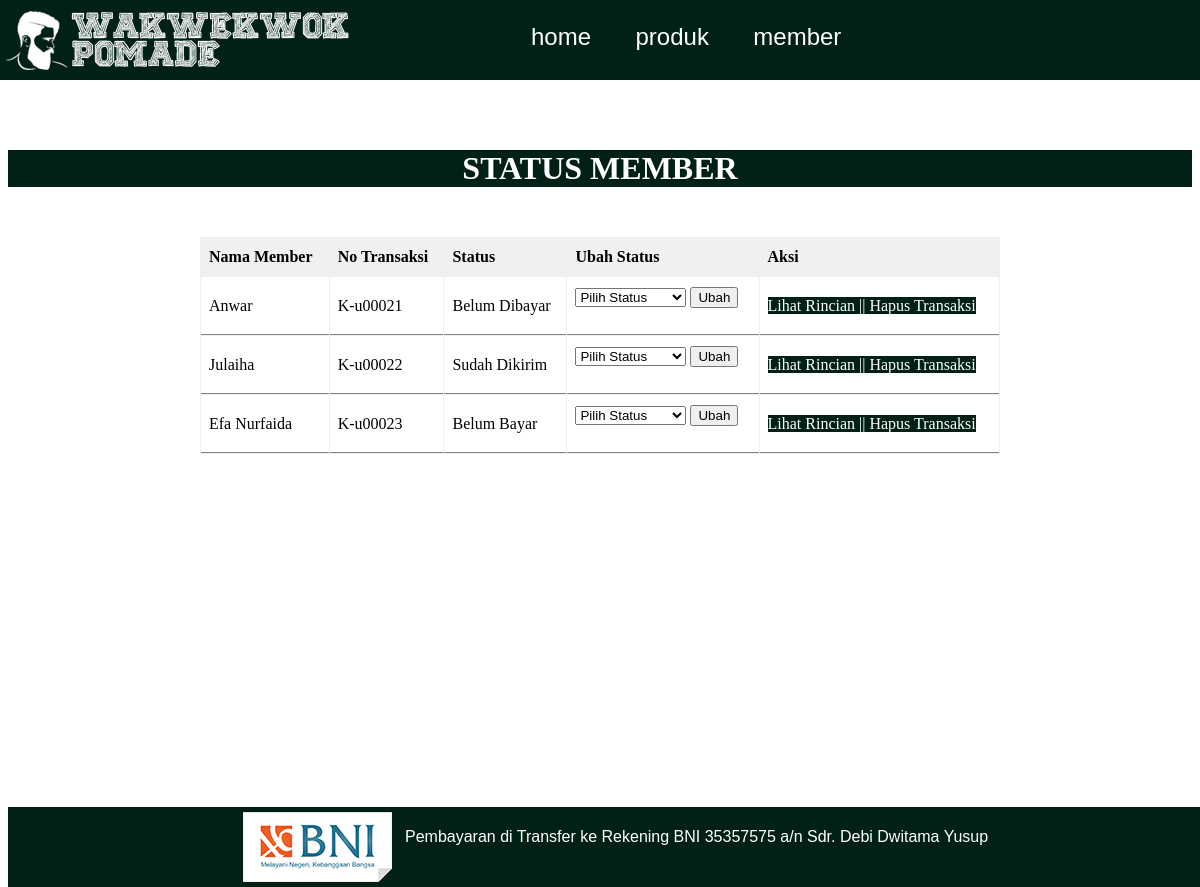
/statusmember.php (signed in), run on the app's committed database.
### tables this page shows
CREATE TABLE IF NOT EXISTS `keranjang` (
  `idKeranjang` varchar(50) NOT NULL,
  `Column 2` varchar(50) NOT NULL,
  `idUser` varchar(50) NOT NULL,
  `idSession` text,
  `status` varchar(50) DEFAULT 'Belum Bayar',
  PRIMARY KEY (`idKeranjang`),
  KEY `FK_keranjang_user` (`idUser`),
  CONSTRAINT `FK_keranjang_user` FOREIGN KEY (`idUser`) REFERENCES `user` (`idUser`) ON DELETE CASCADE ON UPDATE CASCADE
);

CREATE TABLE IF NOT EXISTS `user` (
  `idUser` varchar(50) NOT NULL,
  `nama` varchar(50) DEFAULT NULL,
  `telp` varchar(50) DEFAULT NULL,
  `alamat` varchar(300) DEFAULT NULL,
  `email` varchar(50) DEFAULT NULL,
  `username` varchar(50) DEFAULT NULL,
  `password` varchar(50) DEFAULT NULL,
  PRIMARY KEY (`idUser`)
);

### statusmember.php (the view, shortened to what this page needs)
<?php
include('headeradmin.php');
?>
<?php
include_once("connection.php");
echo "<div style=\"margin-top:150px;text-align:center;background-color:#012118;color:white\">"	;
	echo "<h1>STATUS MEMBER</h1>";
echo "</div>";
     	echo "<div class='container'>";
		  echo "<table id=\"keranjang\" cellpadding=\"10\" cellspacing=\"1\">
		<tr>
			<th>Nama Member</th>
			<th>No Transaksi</th>
			<th>Status</th>
			<th>Ubah Status</th>
			<th>Aksi</th>
		</tr>";
		         $result = mysqli_query($mysqli, "SELECT nama,idKeranjang,status from user,keranjang WHERE user.idUser = keranjang.idUser");
                 while($dt = mysqli_fetch_array($result, MYSQLI_ASSOC)) {
		echo "<tr>
				<td>$dt[nama]</td>
				<td>$dt[idKeranjang]</td>
				<td>$dt[status]</td>
				<td> <form action=\"statusmember.php?idKeranjang=$dt[idKeranjang]\" method=\"post\">
						 <select name=\"status\">
						 <option value=\"\">Pilih Status</option>
						 <option value=\"Belum Dibayar\">Belum Dibayar</option>
						 <option value=\"Sudah Dibayar\">Sudah Dibayar</option>
						 <option value=\"Sudah Dikirim\">Sudah Dikirim</option>
						 </select>
						 <input type=\"submit\" name=\"ubah\" value=\"Ubah\">
					</form> </td>
				<td><a href=\"detailmember.php?idKeranjang=$dt[idKeranjang]&nama=$dt[nama]\">Lihat Rincian |</a><a href=\"hapustransaksi.php?idKeranjang=$dt[idKeranjang]\" confirm('Anda yakin ingin menghapus?>| Hapus Transaksi</a></td>
			</tr>";
		}
              echo "</table>";
                echo "</div>";
include('footeradmin.php');
?>
</body>

### style.css (style rules this page uses)
body { background-color: white; }
.container { margin: 50px auto; width: 800px; height: 600px; }
.container table { width: 100%; background-color: #f0f0f0; }
.container table td,.container table th { padding:10px 8px; text-align: left; }
.container table td { background-color: #ffffff; border-bottom: 1px solid grey; }
.container a { color:red; }
a:link { text-decoration: none; color : white; background-color: #012118; }

### data on the page
keranjang: idUser.nama "Anwar", idKeranjang "K-u00021", status "Belum Dibayar"
keranjang: idUser.nama "Julaiha", idKeranjang "K-u00022", status "Sudah Dikirim"
keranjang: idUser.nama "Efa Nurfaida", idKeranjang "K-u00023", status "Belum Bayar"
